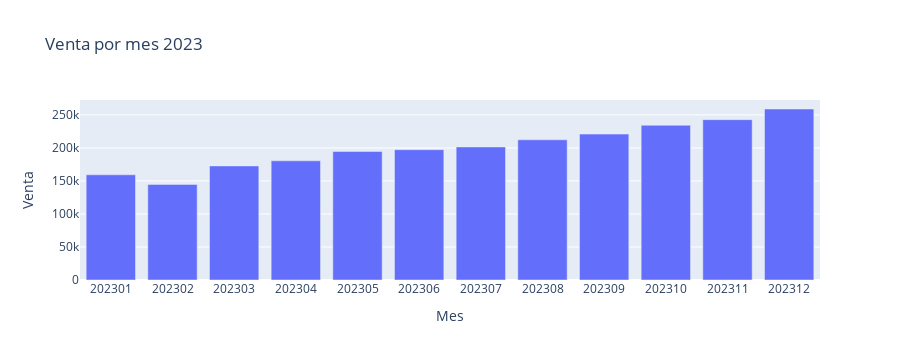

Notebook cell for this chart:
### Code cell
df_graf = pd.DataFrame(df_order_items_neta[df_order_items_neta['created_at_year'] == '2023'].groupby('created_at_monthnum')['sale_price'].sum().reset_index().sort_values(by='created_at_monthnum'))

px.bar(df_graf,
    x = 'created_at_monthnum',
    y = 'sale_price',
    title = 'Venta por mes 2023',
    labels = {'sale_price':'Venta', 'created_at_monthnum': 'Mes'},
    #barmode = 'group' # Generar diagramas de barras lado a lado, sin apilar las categorías de color.
)

### Figure 1 — Plotly figure (JSON) as saved in the notebook; plotly's stock layout.template omitted (floating-point values rounded to 4 significant figures)
{"data": [{"alignmentgroup": "True", "hovertemplate": "Mes=%{x}<br>Venta=%{y}<extra></extra>", "legendgroup": "", "marker": {"color": "#636efa", "pattern": {"shape": ""}}, "name": "", "offsetgroup": "", "orientation": "v", "showlegend": false, "textposition": "auto", "type": "bar", "x": ["202301", "202302", "202303", "202304", "202305", "202306", "202307", "202308", "202309", "202310", "202311", "202312"], "xaxis": "x", "y": [159300.0, 144700.0, 172800.0, 180500.0, 194600.0, 197400.0, 201500.0, 212300.0, 221000.0, 234300.0, 242800.0, 259000.0], "yaxis": "y"}], "layout": {"barmode": "relative", "height": 360, "legend": {"tracegroupgap": 0}, "title": {"text": "Venta por mes 2023"}, "xaxis": {"anchor": "y", "autorange": true, "domain": [0, 1], "range": [-0.5, 11.5], "title": {"text": "Mes"}, "type": "category"}, "yaxis": {"anchor": "x", "autorange": true, "domain": [0, 1], "range": [0, 272600.0], "title": {"text": "Venta"}, "type": "linear"}}}
